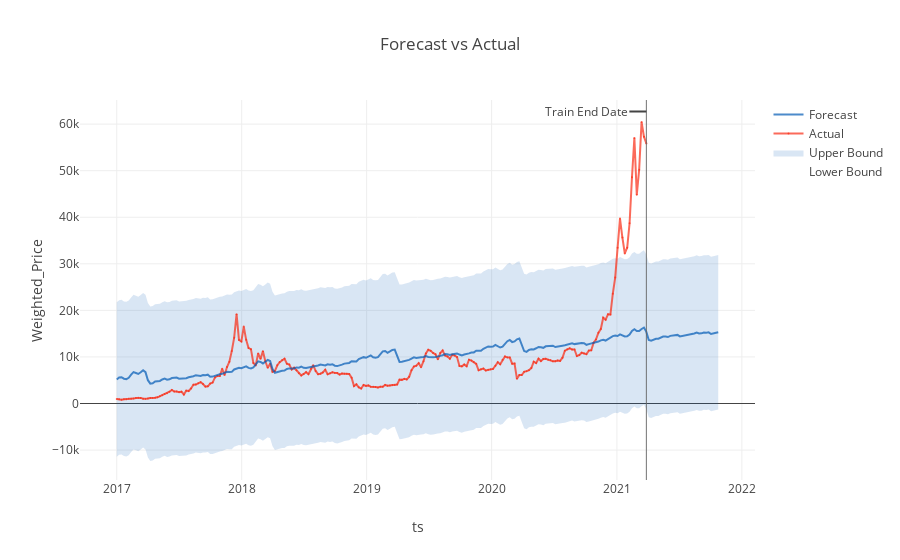

The notebook cell saved with this chart:
### Markdown cell above
<h1 style="background-color:#FF85A3;font-size:20px;color:#00033E;font-weight : bold">Forecast :</h1>

### Code cell
forecast = result.forecast
fig = forecast.plot().show()

### Figure 1 — Plotly figure (JSON) as saved in the notebook; plotly's stock layout.template omitted (floating-point values rounded to 4 significant figures; data arrays with more than 128 entries replaced by an {"elided": "..."} marker saying what was removed)
{"data": [{"legendgroup": "interval", "line": {"color": "rgba(0, 90, 181, 0.5)", "width": 0.0}, "mode": "lines", "name": "Lower Bound", "type": "scatter", "uid": "1695deee-f3bf-43f4-90a2-fd4276462e32", "x": {"elided": "252 str values"}, "y": {"elided": "252 float values"}}, {"fill": "tonexty", "fillcolor": "rgba(0, 90, 181, 0.15)", "legendgroup": "interval", "line": {"color": "rgba(0, 90, 181, 0.5)", "width": 0.0}, "mode": "lines", "name": "Upper Bound", "type": "scatter", "uid": "26d73cfa-02fa-448e-979b-78f141cd23a6", "x": {"elided": "252 str values"}, "y": {"elided": "252 float values"}}, {"line": {"color": "rgba(250, 43, 20, 0.7)"}, "marker": {"color": "rgba(250, 43, 20, 0.7)", "size": 2.0}, "mode": "lines+markers", "name": "Actual", "opacity": 1.0, "type": "scatter", "uid": "2017e209-c14b-4819-ac6e-950bf9fc1faa", "x": {"elided": "252 str values"}, "y": {"elided": "252 float values"}}, {"line": {"color": "rgba(0, 90, 181, 0.7)", "dash": "solid"}, "name": "Forecast", "type": "scatter", "uid": "58ca651a-a085-4752-a2fa-1bbac9d5406d", "x": {"elided": "252 str values"}, "y": {"elided": "252 float values"}}], "layout": {"annotations": [{"arrowhead": 0, "ax": -60, "ay": 0, "showarrow": true, "text": "Train End Date", "x": "2021-03-28", "xref": "x", "y": 0.97, "yref": "paper"}], "legend": {"traceorder": "reversed"}, "shapes": [{"line": {"color": "rgba(100, 100, 100, 0.9)", "width": 1.0}, "type": "line", "x0": "2021-03-28", "x1": "2021-03-28", "xref": "x", "y0": 0, "y1": 1, "yref": "paper"}], "showlegend": true, "title": {"text": "Forecast vs Actual"}, "xaxis": {"title": {"text": "ts"}}, "yaxis": {"title": {"text": "Weighted_Price"}}}}
